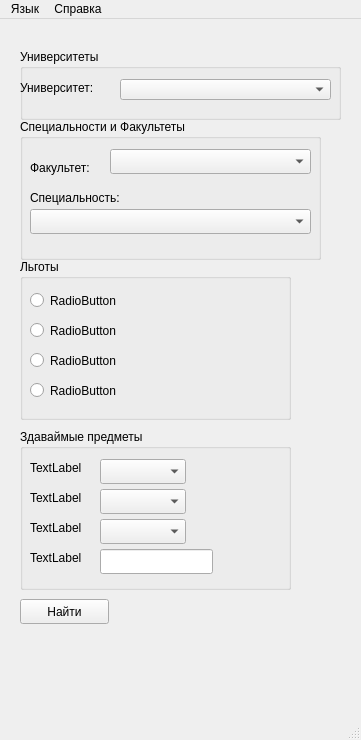
<?xml version="1.0" encoding="UTF-8"?>
<ui version="4.0">
 <class>MainWindow</class>
 <widget class="QMainWindow" name="MainWindow">
  <property name="geometry">
   <rect>
    <x>0</x>
    <y>0</y>
    <width>361</width>
    <height>740</height>
   </rect>
  </property>
  <property name="windowTitle">
   <string>MainWindow</string>
  </property>
  <widget class="QWidget" name="centralwidget">
   <widget class="QGroupBox" name="UniversitiesGB">
    <property name="geometry">
     <rect>
      <x>20</x>
      <y>30</y>
      <width>321</width>
      <height>71</height>
     </rect>
    </property>
    <property name="title">
     <string>Университеты</string>
    </property>
    <widget class="QComboBox" name="UniversitiesCB">
     <property name="geometry">
      <rect>
       <x>100</x>
       <y>30</y>
       <width>211</width>
       <height>21</height>
      </rect>
     </property>
    </widget>
    <widget class="QLabel" name="UniversityLabel">
     <property name="geometry">
      <rect>
       <x>0</x>
       <y>30</y>
       <width>111</width>
       <height>17</height>
      </rect>
     </property>
     <property name="text">
      <string>Университет:</string>
     </property>
    </widget>
   </widget>
   <widget class="QGroupBox" name="FacultiesGB">
    <property name="geometry">
     <rect>
      <x>20</x>
      <y>100</y>
      <width>301</width>
      <height>141</height>
     </rect>
    </property>
    <property name="title">
     <string>Специальности и Факультеты</string>
    </property>
    <widget class="QLabel" name="FacultyLabel">
     <property name="geometry">
      <rect>
       <x>10</x>
       <y>40</y>
       <width>81</width>
       <height>17</height>
      </rect>
     </property>
     <property name="text">
      <string>Факультет: </string>
     </property>
    </widget>
    <widget class="QLabel" name="SpecialtyLabel">
     <property name="geometry">
      <rect>
       <x>10</x>
       <y>70</y>
       <width>121</width>
       <height>17</height>
      </rect>
     </property>
     <property name="text">
      <string>Специальность: </string>
     </property>
    </widget>
    <widget class="QComboBox" name="FacultiesCB">
     <property name="geometry">
      <rect>
       <x>90</x>
       <y>30</y>
       <width>201</width>
       <height>25</height>
      </rect>
     </property>
     <property name="toolTipDuration">
      <number>-1</number>
     </property>
    </widget>
    <widget class="QComboBox" name="SpecialtiesCB">
     <property name="geometry">
      <rect>
       <x>10</x>
       <y>90</y>
       <width>281</width>
       <height>25</height>
      </rect>
     </property>
    </widget>
   </widget>
   <widget class="QGroupBox" name="ExamsScoreGB">
    <property name="geometry">
     <rect>
      <x>20</x>
      <y>410</y>
      <width>271</width>
      <height>161</height>
     </rect>
    </property>
    <property name="title">
     <string>Здаваймые предметы</string>
    </property>
    <widget class="QLabel" name="FirstSubjectLabel">
     <property name="geometry">
      <rect>
       <x>10</x>
       <y>30</y>
       <width>67</width>
       <height>17</height>
      </rect>
     </property>
     <property name="text">
      <string>TextLabel</string>
     </property>
    </widget>
    <widget class="QLabel" name="SecondSubjectLabel">
     <property name="geometry">
      <rect>
       <x>10</x>
       <y>60</y>
       <width>67</width>
       <height>17</height>
      </rect>
     </property>
     <property name="text">
      <string>TextLabel</string>
     </property>
    </widget>
    <widget class="QLabel" name="ScoreLabel">
     <property name="geometry">
      <rect>
       <x>10</x>
       <y>120</y>
       <width>67</width>
       <height>17</height>
      </rect>
     </property>
     <property name="text">
      <string>TextLabel</string>
     </property>
    </widget>
    <widget class="QComboBox" name="FirstSubjectCB">
     <property name="geometry">
      <rect>
       <x>80</x>
       <y>30</y>
       <width>86</width>
       <height>25</height>
      </rect>
     </property>
    </widget>
    <widget class="QComboBox" name="SecondSubjectCB">
     <property name="geometry">
      <rect>
       <x>80</x>
       <y>60</y>
       <width>86</width>
       <height>25</height>
      </rect>
     </property>
    </widget>
    <widget class="QLineEdit" name="ScoreLE">
     <property name="geometry">
      <rect>
       <x>80</x>
       <y>120</y>
       <width>113</width>
       <height>25</height>
      </rect>
     </property>
    </widget>
    <widget class="QLabel" name="LanguageGroupLabel">
     <property name="geometry">
      <rect>
       <x>10</x>
       <y>90</y>
       <width>67</width>
       <height>17</height>
      </rect>
     </property>
     <property name="text">
      <string>TextLabel</string>
     </property>
    </widget>
    <widget class="QComboBox" name="LanguageGroupCB">
     <property name="geometry">
      <rect>
       <x>80</x>
       <y>90</y>
       <width>86</width>
       <height>25</height>
      </rect>
     </property>
    </widget>
   </widget>
   <widget class="QGroupBox" name="PrivilegesGB">
    <property name="geometry">
     <rect>
      <x>20</x>
      <y>240</y>
      <width>271</width>
      <height>161</height>
     </rect>
    </property>
    <property name="title">
     <string>Льготы</string>
    </property>
    <widget class="QRadioButton" name="ABRB">
     <property name="geometry">
      <rect>
       <x>10</x>
       <y>30</y>
       <width>112</width>
       <height>23</height>
      </rect>
     </property>
     <property name="text">
      <string>RadioButton</string>
     </property>
    </widget>
    <widget class="QRadioButton" name="OrphanRB">
     <property name="geometry">
      <rect>
       <x>10</x>
       <y>60</y>
       <width>112</width>
       <height>23</height>
      </rect>
     </property>
     <property name="text">
      <string>RadioButton</string>
     </property>
    </widget>
    <widget class="QRadioButton" name="CountrysideRB">
     <property name="geometry">
      <rect>
       <x>10</x>
       <y>90</y>
       <width>112</width>
       <height>23</height>
      </rect>
     </property>
     <property name="text">
      <string>RadioButton</string>
     </property>
    </widget>
    <widget class="QRadioButton" name="InvalidRB">
     <property name="geometry">
      <rect>
       <x>10</x>
       <y>120</y>
       <width>112</width>
       <height>23</height>
      </rect>
     </property>
     <property name="text">
      <string>RadioButton</string>
     </property>
    </widget>
   </widget>
   <widget class="QPushButton" name="SearchButton">
    <property name="geometry">
     <rect>
      <x>20</x>
      <y>580</y>
      <width>89</width>
      <height>25</height>
     </rect>
    </property>
    <property name="text">
     <string>Найти</string>
    </property>
   </widget>
  </widget>
  <widget class="QMenuBar" name="menubar">
   <property name="geometry">
    <rect>
     <x>0</x>
     <y>0</y>
     <width>361</width>
     <height>22</height>
    </rect>
   </property>
   <widget class="QMenu" name="menu">
    <property name="title">
     <string>Справка</string>
    </property>
    <addaction name="action_3"/>
   </widget>
   <widget class="QMenu" name="menu_2">
    <property name="title">
     <string>Язык</string>
    </property>
    <addaction name="action"/>
    <addaction name="action_2"/>
   </widget>
   <addaction name="menu_2"/>
   <addaction name="menu"/>
  </widget>
  <widget class="QStatusBar" name="statusbar"/>
  <action name="action">
   <property name="text">
    <string>Руский</string>
   </property>
  </action>
  <action name="action_2">
   <property name="text">
    <string>Қазақша</string>
   </property>
  </action>
  <action name="action_3">
   <property name="text">
    <string>О программе</string>
   </property>
  </action>
 </widget>
 <resources/>
 <connections/>
</ui>
